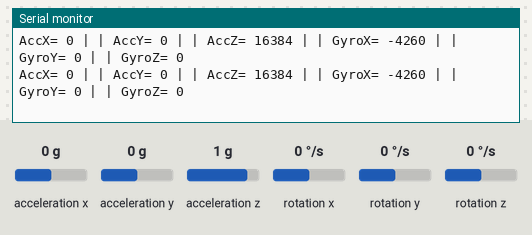
Simulated run of this sketch. Board: Arduino Uno, built with avr-gcc and run on an emulated ATmega328P. On the bench: the last lines printed to the serial monitor. Wiring (inferred from the names in the program): MPU-6050 motion sensor at I2C address 0x68. The test bench sets the inputs (shaded band); at power-on: acceleration x 0 g, acceleration y 0 g, rotation x 0 °/s, acceleration z 1 g, rotation y 0 °/s, rotation z 0 °/s.

Above: at 11.2 s.
11.3 s: acceleration x set to 0.8 g
At 11.51 s:
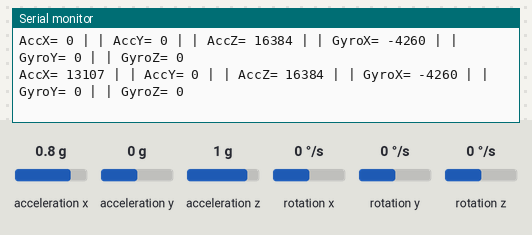
14.3 s: acceleration y set to 0.8 g
At 14.53 s:
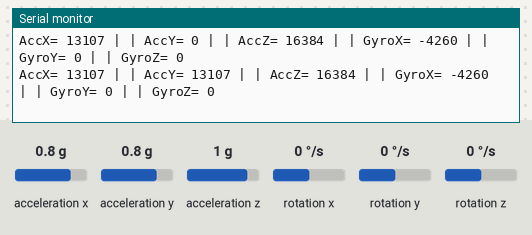
17.3 s: rotation x set to -192 °/s
At 17.52 s:
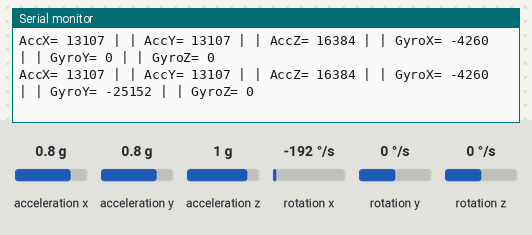
20.3 s: acceleration z set to -1.4 g
At 20.38 s:
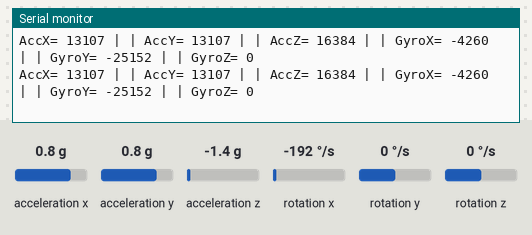
23.3 s: rotation y set to 100 °/s
At 23.52 s:
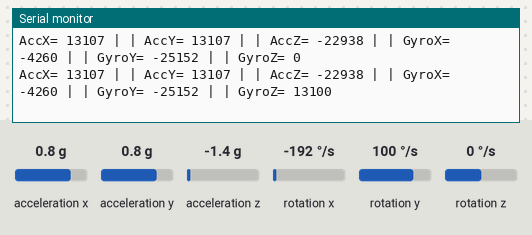
26.3 s: acceleration x set to -1.4 g
At 26.36 s:
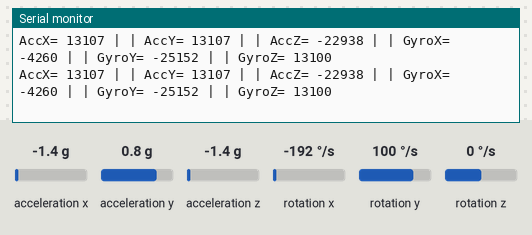
Timing chart, 0 to 29.3 s (numbered marks = the images above; inputs shaded):
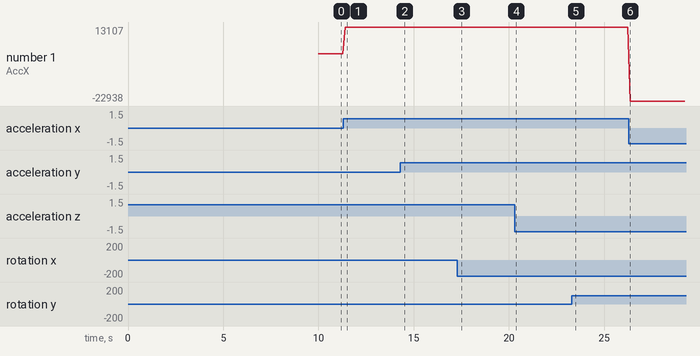

Measured:
- after the input at 11.3 s, the serial monitor: prints a new line after 0.10 s (image 1)
- after the input at 14.3 s, the serial monitor: prints a new line after 0.11 s (image 2)
- after the input at 17.3 s, the serial monitor: prints a new line after 0.10 s (image 3)
- after the input at 23.3 s, the serial monitor: prints a new line after 0.10 s (image 5)
- plotted number 1: 0 → 13107 after the input at 11.3 s

The sketch:

LAB10.ino
```cpp
#include <Wire.h>
#include <SPI.h>
//#include <SD.h>
//File myfile;


//unsigned long runMillis;
const int MPU6050_addr = 0x68;
int16_t AccX, AccY, AccZ, Temp, GyroX, GyroY, GyroZ;


void setup()
{
  Wire.setClock(400000);
  Wire.begin();
  Wire.beginTransmission(MPU6050_addr);
  Wire.write(0x6B);
  Wire.write(0);
  Wire.endTransmission(true);
  Serial.begin(9600);
  delay(10000);

//  Serial.print("Initializing SD CARD....");
//
//  if (!SD.begin(4))
//  {
//    Serial.println("Initializiation failed!");
//    while (1);
//   }
//  Serial.println("Initialization done..");
//
//  SD.remove("log.txt");
//
//  myfile = SD.open("log.txt", FILE_WRITE);
//  if (!myfile)
//  {
//    Serial.println("Error Opening File");
//  }
//  myfile.close();
}

void loop()
{
  Wire.beginTransmission(MPU6050_addr);
  Wire.write(0x3B);
  Wire.endTransmission(false);
  Wire.requestFrom(MPU6050_addr, 14, true);
  AccX = Wire.read() << 8 | Wire.read();
  AccY = Wire.read() << 8 | Wire.read();
  AccZ = Wire.read() << 8 | Wire.read();
 // Temp = Wire.read() << 8 | Wire.read();
  GyroX = Wire.read() << 8 | Wire.read();
  GyroY = Wire.read() << 8 | Wire.read();
  GyroZ = Wire.read() << 8 | Wire.read();
  Serial.print("AccX= "); Serial.print(AccX);
  Serial.print(" | | AccY= "); Serial.print(AccY);
  Serial.print(" | | AccZ= "); Serial.print(AccZ);
  Serial.print(" | | GyroX= "); Serial.print(GyroX);
  Serial.print(" | | GyroY= "); Serial.print(GyroY);
  Serial.print(" | | GyroZ= "); Serial.print(GyroZ);
  Serial.print('\n');

//  myfile = SD.open("log.txt", FILE_WRITE);
//  if (myfile)
//  {
//    myfile.print(AccX);
//    myfile.print("\t");
//    myfile.print(AccY);
//    myfile.print("\t");
//    myfile.print(AccZ);
//    myfile.print("\t");
//    myfile.print(GyroX);
//    myfile.print("\t");
//    myfile.print(GyroY);
//    myfile.print("\t");
//    myfile.print(GyroZ);
//    myfile.print("\t");
//    runMillis = millis();
//    myfile.println(runMillis);
//  }
//  myfile.close();

  delay(100);
}
```
